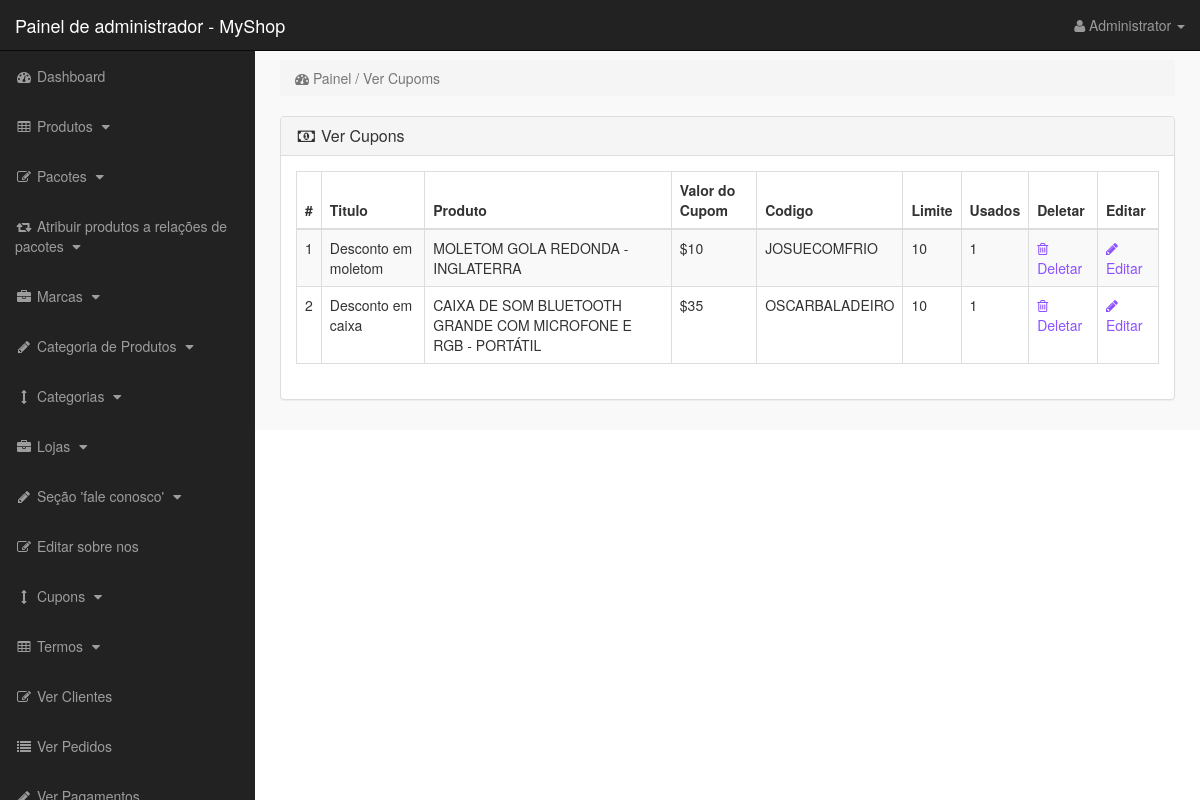
/admin_area/index.php?view_coupons (signed in), run on the app's committed database.
### tables this page shows
CREATE TABLE IF NOT EXISTS `coupons` (
  `coupon_id` int(10) NOT NULL AUTO_INCREMENT,
  `product_id` int(10) NOT NULL,
  `coupon_title` varchar(255) NOT NULL,
  `coupon_price` varchar(255) NOT NULL,
  `coupon_code` varchar(255) NOT NULL,
  `coupon_limit` int(100) NOT NULL,
  `coupon_used` int(100) NOT NULL,
  PRIMARY KEY (`coupon_id`)
);

CREATE TABLE IF NOT EXISTS `products` (
  `product_id` int(10) NOT NULL AUTO_INCREMENT,
  `p_cat_id` int(10) NOT NULL,
  `cat_id` int(10) NOT NULL,
  `manufacturer_id` int(10) NOT NULL,
  `date` timestamp NOT NULL DEFAULT current_timestamp() ON UPDATE current_timestamp(),
  `product_title` text NOT NULL,
  `product_url` text NOT NULL,
  `product_img1` text NOT NULL,
  `product_img2` text NOT NULL,
  `product_img3` text NOT NULL,
  `product_price` int(10) NOT NULL,
  `product_psp_price` int(100) NOT NULL,
  `product_desc` text NOT NULL,
  `product_features` text NOT NULL,
  `product_video` text NOT NULL,
  `product_keywords` text NOT NULL,
  `product_label` text NOT NULL,
  `status` varchar(255) NOT NULL,
  PRIMARY KEY (`product_id`)
);

### admin_area/view_coupons.php (the view)
<?php
if(!isset($_SESSION['admin_email'])){
echo "<script>window.open('login.php','_self')</script>";
}
else {
?>
<div class="row">
<div class="col-lg-12">
<ol class="breadcrumb">
<li class="active">
<i class="fa fa-dashboard"></i> Painel / Ver Cupoms
</li>
</ol>
</div>
</div>
<div class="row" >
<div class="col-lg-12" >
<div class="panel panel-default">
<div class="panel-heading">
<h3 class="panel-title">
<i class="fa fa-money fa-fw"></i> Ver Cupons
</h3>
</div>
<div class="panel-body">
<div class="table-responsive">
<table class="table table-bordered table-hover table-striped">
<thead>
<tr>
<th>#</th>
<th>Titulo  </th>
<th>Produto  </th>
<th>Valor do Cupom  </th>
<th>Codigo  </th>
<th>Limite  </th>
<th>Usados  </th>
<th>Deletar </th>
<th>Editar  </th>
</tr>
</thead>
<tbody>
<?php
$i = 0;
$get_coupons = "select * from coupons";
$run_coupons = mysqli_query($con,$get_coupons);
while($row_coupons = mysqli_fetch_array($run_coupons)){
$coupon_id = $row_coupons['coupon_id'];
$product_id = $row_coupons['product_id'];
$coupon_title = $row_coupons['coupon_title'];
$coupon_price = $row_coupons['coupon_price'];
$coupon_code = $row_coupons['coupon_code'];
$coupon_limit = $row_coupons['coupon_limit'];
$coupon_used = $row_coupons['coupon_used'];
$get_products = "select * from products where product_id='$product_id'";
$run_products = mysqli_query($con,$get_products);
$row_products = mysqli_fetch_array($run_products);
$product_title = $row_products['product_title'];
$i++;
?>
<tr>
<td><?php echo $i; ?></td>
<td><?php echo $coupon_title; ?></td>
<td><?php echo $product_title; ?></td>
<td><?php echo "$$coupon_price"; ?></td>
<td><?php echo $coupon_code; ?></td>
<td><?php echo $coupon_limit; ?></td>
<td><?php echo $coupon_used; ?></td>
<td>
<a href="index.php?delete_coupon=<?php echo $coupon_id; ?>">
<i class="fa fa-trash-o"></i> Deletar
</a>
</td>
<td>
<a href="index.php?edit_coupon=<?php echo $coupon_id; ?>">
<i class="fa fa-pencil"></i> Editar
</a>
</td>
</tr>
<?php } ?>
</tbody>
</table>
</div>
</div>
</div>
</div>
</div>
<?php } ?>

### admin_area/includes/sidebar.php (shortened to what this page needs)
<?php
if(!isset($_SESSION['admin_email'])){
echo "<script>window.open('login.php','_self')</script>";
}
else {
?>
<nav class="navbar navbar-inverse navbar-fixed-top" >
<div class="navbar-header" >
<a class="navbar-brand" href="index.php?dashboard" >Painel de administrador - MyShop</a>
</div>
<ul class="nav navbar-right top-nav" >
<li class="dropdown" >
<a href="#" class="dropdown-toggle" data-toggle="dropdown" >
<i class="fa fa-user" ></i>
<?php echo $admin_name; ?> <b class="caret" ></b>
</a>
</li>
</ul>
<div class="collapse navbar-collapse navbar-ex1-collapse">
<ul class="nav navbar-nav side-nav">
<li>
<a href="index.php?dashboard">
<i class="fa fa-fw fa-dashboard"></i> Dashboard
</a>
</li>
<li>
<a href="#" data-toggle="collapse" data-target="#products">
<i class="fa fa-fw fa-table"></i> Produtos
<i class="fa fa-fw fa-caret-down"></i>
</a>
</li>
<li>
<a href="#" data-toggle="collapse" data-target="#bundles">
<i class="fa fa-fw fa-edit"></i> Pacotes
<i class="fa fa-fw fa-caret-down"></i>
</a>
</li>
<li>
<a href="#" data-toggle="collapse" data-target="#relations">
<i class="fa fa-fw fa-retweet"></i> Atribuir produtos a relações de pacotes
<i class="fa fa-fw fa-caret-down"></i>
</a>
</li>
<li>
<a href="#" data-toggle="collapse" data-target="#manufacturers">
<i class="fa fa-fw fa-briefcase"></i> Marcas
<i class="fa fa-fw fa-caret-down"></i>
</a>
</li>
<li>
<a href="#" data-toggle="collapse" data-target="#p_cat">
<i class="fa fa-fw fa-pencil"></i> Categoria de Produtos
<i class="fa fa-fw fa-caret-down"></i>
</a>
</li>
<li>
<a href="#" data-toggle="collapse" data-target="#cat">
<i class="fa fa-fw fa-arrows-v"></i> Categorias
<i class="fa fa-fw fa-caret-down"></i>
</a>
</li>
<li>
<a href="#" data-toggle="collapse" data-target="#store">
<i class="fa fa-fw fa-briefcase"></i> Lojas
<i class="fa fa-fw fa-caret-down"></i>
</a>
</li>
<li>
<a href="#" data-toggle="collapse" data-target="#contact_us">
<i class="fa fa-fw fa-pencil"> </i> Seção 'fale conosco'
<i class="fa fa-fw fa-caret-down"></i>
</a>
</li>
<li>
<a href="index.php?edit_about_us">
<i class="fa fa-fw fa-edit"></i> Editar sobre nos
</a>
</li>
<li>
<a href="#" data-toggle="collapse" data-target="#coupons">
<i class="fa fa-fw fa-arrows-v"></i> Cupons
<i class="fa fa-fw fa-caret-down"></i>
</a>
</li>
<li>
<a href="#" data-toggle="collapse" data-target="#terms" >
<i class="fa fa-fw fa-table"></i> Termos
<i class="fa fa-fw fa-caret-down"></i>
</a>
</li>
<li>
<a href="index.php?view_customers">
<i class="fa fa-fw fa-edit"></i> Ver Clientes
</a>
</li>
<li>
<a href="index.php?view_orders">
<i class="fa fa-fw fa-list"></i> Ver Pedidos
</a>
</li>
<li>
<a href="index.php?view_payments">
<i class="fa fa-fw fa-pencil"></i> Ver Pagamentos
</a>
</li>
</ul>
</div>
</nav>
<?php } ?>

### admin_area/css/style.css (style rules this page uses)
body { margin-top:100px; }
@media (min-width: 768px) { body { margin-top:50px; } }
.top-nav { padding:0 15px; }
.top-nav>li { display:inline-block; float:left; }
.top-nav>li>a { padding-top:15px; padding-bottom:15px; line-height:20px; color:#999; }
@media (min-width: 768px) { .side-nav { position:fixed; top:51px; width:255px; border-radius:0; overflow-y:auto; background-color: #222; bottom:0; overflow-x:hidden; padding-bottom:40px; } }
@media (min-width: 768px) { .side-nav>li>a { width:255px; } }
.panel-body { border-radius:5px; }

### data on the page
coupons: coupon_title "Desconto em moletom", product.product_title "MOLETOM GOLA REDONDA - INGLATERRA", coupon_price "10", coupon_code "JOSUECOMFRIO", coupon_limit "10", coupon_used "1"
coupons: coupon_title "Desconto em caixa", product.product_title "CAIXA DE SOM BLUETOOTH GRANDE COM MICROFONE E RGB - PORTÁTIL", coupon_price "35", coupon_code "OSCARBALADEIRO", coupon_limit "10", coupon_used "1"

### other printed values
$admin_name "Administrator"
